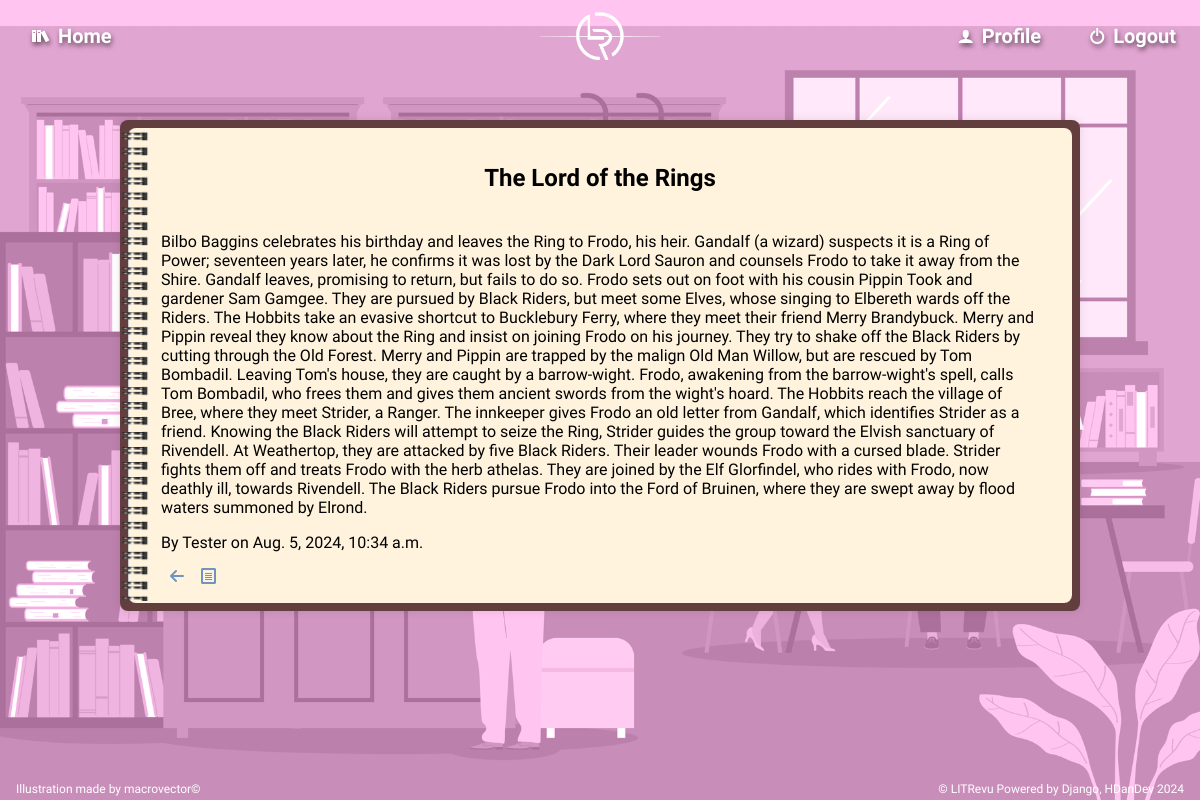
The page /review/1/ (signed in) on the database its author committed.
### reviews/models.py (models this page shows, shortened)
class Review(models.Model):
    title = models.CharField(max_length=128)
    content = models.TextField(max_length=8192, blank=True)
    author = models.ForeignKey(CustomUser, on_delete=models.CASCADE)
    created_at = models.DateTimeField(auto_now_add=True)
    updated_at = models.DateTimeField(auto_now=True)
    cover_image = models.ImageField(
        upload_to='cover_images/',
        blank=True, null=True
        )
    miniature_image = models.ImageField(
        upload_to='miniature_images/',
        blank=True, null=True
        )
    ticket = models.ForeignKey(
        Ticket,
        on_delete=models.CASCADE,
        related_name='reviews'
        )
    is_archived = models.BooleanField(default=False)
    rating = models.PositiveSmallIntegerField(
        validators=[MinValueValidator(0), MaxValueValidator(5)]
        )

### users/models.py (models this page shows, shortened)
class CustomUser(AbstractUser):
    date_of_birth = models.DateField(null=True, blank=True)
    profile_picture = models.ImageField(
        upload_to='profile_pictures/', blank=True, null=True
        )

### reviews/views.py (the view)
class ReviewDetailView(LoginRequiredMixin, DetailView):
    model = Review
    template_name = 'review_detail.html'
    context_object_name = 'review'
    def get_context_data(self, **kwargs):
        context = super().get_context_data(**kwargs)
        review = self.get_object()
        context['ticket'] = review.ticket
        return context

### reviews/templates/review_detail.html (shortened to what this page needs)
{% extends 'single_page_template.html' %}
{% load static %}
{% block optional_css %}
<link rel="stylesheet" href="{% static 'css/reviews_styles.css' %}">
{% endblock %}
{% block content_title %}
{{ review.title }}
{% endblock %}
{% block content %}
<p>{{ review.content }}</p>
<p>By {{ review.author.username|default:"Anonymous" }} on {{ review.created_at }}</p>
<a href="{% url 'review_list' ticket.pk %}" class="icon-hover-box"><i class="icon-arrow-left2"></i><i class="icon-file-text"></i></a>
{% endblock %}

### app/static/css/variables-wt.css (style rules this page uses)
:root { --menu-background-colour: #333; --menu-text-colour: white; --main-text-colour: #333; --main-background-colour: wheat; --success-colour: #a8dfa5; --warning-colour: rgb(199, 147, 80); --error-colour: rgb(199, 87, 87); --main-font-style: 'Quicksand', sans-serif, 'Roboto Mono', monospace, 'Courier New', Courier, 'Comfortaa', sans-serif, "Times New Roman", Times, serif; --main-font-size: 16px; }

### app/static/css/styles.css (style rules this page uses)
body { font-family: var(--main-font-style); margin: 0; padding: 0; }
i { margin-right: 8px; margin-left: 8px; font-size: 16px; }
a { text-decoration: none; color: var(--main-text-colour); }
.icon-eye-plus, .icon-plus, .icon-pen, .icon-arrow-left2, .icon-file-text { color: rgb(112, 147, 192); }
.icon-user-minus, .icon-heart, .icon-user-plus, .icon-checkmark, .icon-heart-broken, .icon-warning, .icon-cross, .icon-bin, .icon-lock, .icon-notification, .icon-pencil, .icon-eye-plus, .icon-plus, .icon-pen, .icon-arrow-left2, .icon-file-text, .icon-blocked, .icon-search { transition-property: color, transform; transition-duration: 0.3s; transition-timing-function: ease-in; }

### app/static/css/icomoon.css (style rules this page uses)
[class^="icon-"], [class*=" icon-"] { font-family: 'icomoon' !important; speak: never; font-style: normal; font-weight: normal; font-variant: normal; text-transform: none; line-height: 1; -webkit-font-smoothing: antialiased; -moz-osx-font-smoothing: grayscale; }
.icon-file-text:before { content: "\e907"; }
.icon-arrow-left2:before { content: "\ea40"; }

### rows shown on the page
Review: title "The Lord of the Rings", content "Bilbo Baggins celebrates his birthday and leaves the Ring to Frodo, his heir. Gandalf (a wizard) suspects it is a Ring of Power; seventeen years later, he confirms it was lost by the Dark Lord Sauron and counsels Frodo to take it away from the Shire. Gandalf leaves, promising to return, but fails to do so. Frodo sets out on foot with his cousin Pippin Took and gardener Sam Gamgee. They are pursued by Black Riders, but meet some Elves, whose singing to Elbereth wards off the Riders. The Hobbits take an evasive shortcut to Bucklebury Ferry, where they meet their friend Merry Brandybuck. Merry and Pippin reveal they know about the Ring and insist on joining Frodo on his journey. They try to…", author.username "Tester", created_at "Aug. 5, 2024, 10:34 a.m."
